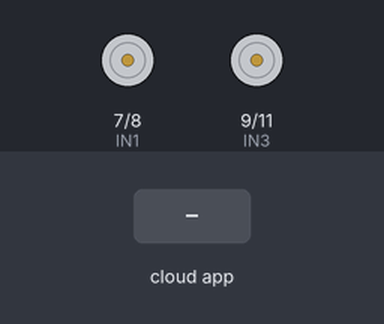
Simulated run of this sketch. Board: Arduino Uno, built with avr-gcc and run on an emulated ATmega328P. On the bench: motor-driver pin pairs drawn as motors (green arrow = first pin HIGH = forward, orange = second pin HIGH = backward, longer = more drive, scaled by the enable pin). Inputs (shaded band) come from the test bench. The ROS host is connected and sends only what is stated.

Above: at 1.2 s.
1.3 s: the phone or cloud app sets linear_move to 0
At 2.4 s:
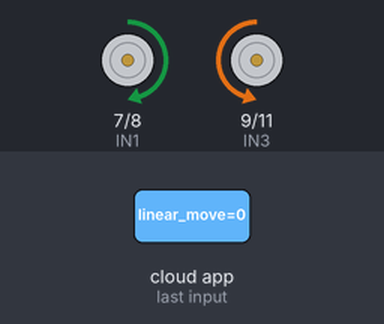
2.8 s: the phone or cloud app sets linear_move to 45
At 3.6 s:
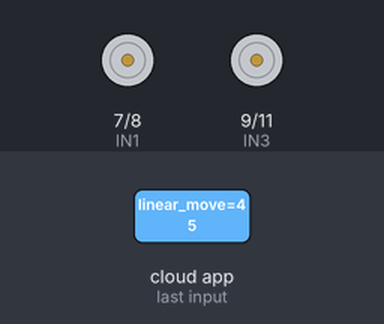
Timing chart, 0 to 5.8 s (numbered marks = the images above; inputs shaded):
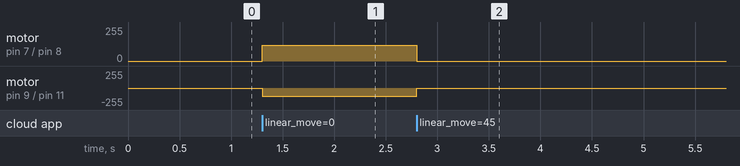

Measured:
- after the input at 1.3 s, motor on pin 7 (IN1) / pin 8 (IN2): stopped → forward 120/255 at once; motor on pin 9 (IN3) / pin 11 (IN4): stopped → backward 120/255 at once
- after the input at 2.8 s, motor on pin 7 (IN1) / pin 8 (IN2): forward 120/255 → stopped at once; motor on pin 9 (IN3) / pin 11 (IN4): backward 120/255 → stopped at once

The sketch:

dc_motor_velocity.ino
```cpp
// -------------------- Arduino Headers -----------------------
#include <ArduinoHardware.h>

// ---------------------- ROS Headers -------------------------
#include <ros.h>
#include <std_msgs/Int32.h>

// -------------------- Global declarations -------------------

// Ports for H Bridge
#define ENA 5
#define ENB 6
#define IN1 7
#define IN2 8
#define IN3 9
#define IN4 11

// Declare node handle
ros::NodeHandle  nh;

// Velocity considered for the program
int vel_x = 120;

/**
 * Callback to specify a case of direction for the robot, subscribed
 * to the /lineal_move topic.
 *
 * @param mov_msg Standar message integer, that selects the direction (0:Forward,
 * 1: backwards, 2: left, 3: right, otherwise: stop)
*/
void lineal_callback(const std_msgs::Int32& mov_msg)
{
  int case_mov = mov_msg.data;
  if(case_mov == 0) //forwards
  {
    analogWrite(ENB,vel_x);
    analogWrite(ENA,vel_x);
    digitalWrite(IN1,HIGH);
    digitalWrite(IN2,LOW);
    digitalWrite(IN3,LOW);
    digitalWrite(IN4,HIGH);
    delay(1);
  }
  else if(case_mov == 1) //backwards
  {
    analogWrite(ENB,vel_x);
    analogWrite(ENA,vel_x);
    digitalWrite(IN1,LOW);
    digitalWrite(IN2,HIGH);
    digitalWrite(IN3,HIGH);
    digitalWrite(IN4,LOW);
    delay(1);
  }
  else if (case_mov == 2) //left
  {
    analogWrite(ENB, vel_x);
    analogWrite(ENA, vel_x);
    digitalWrite(IN1, LOW);
    digitalWrite(IN2, HIGH);
    digitalWrite(IN3, LOW);
    digitalWrite(IN4, HIGH);
  }
  else if (case_mov == 3) //right
  {
    analogWrite(ENA, vel_x);
    analogWrite(ENB, vel_x);
    digitalWrite(IN1, HIGH);
    digitalWrite(IN2, LOW);
    digitalWrite(IN3, HIGH);
    digitalWrite(IN4, LOW);
  }
  else //Otherwise stop the motors
  {
    digitalWrite(ENB,LOW);
    digitalWrite(ENA,LOW);
    digitalWrite(IN1,LOW);
    digitalWrite(IN2,LOW);
    digitalWrite(IN3,LOW);
    digitalWrite(IN4,LOW);
  }
}

// Subscriber to /linear_move
ros::Subscriber<std_msgs::Int32> sub("/linear_move", &lineal_callback);

void setup()
{
  // Specifying ports previously defined
  pinMode(IN1,OUTPUT);
  pinMode(IN2,OUTPUT);
  pinMode(IN3,OUTPUT);
  pinMode(IN4,OUTPUT);
  pinMode(ENA,OUTPUT);
  pinMode(ENB,OUTPUT);

  // Initialize communication
  nh.initNode();
  nh.subscribe(sub);
}

void loop()
{
  nh.spinOnce();
  delay(1);
}
```
